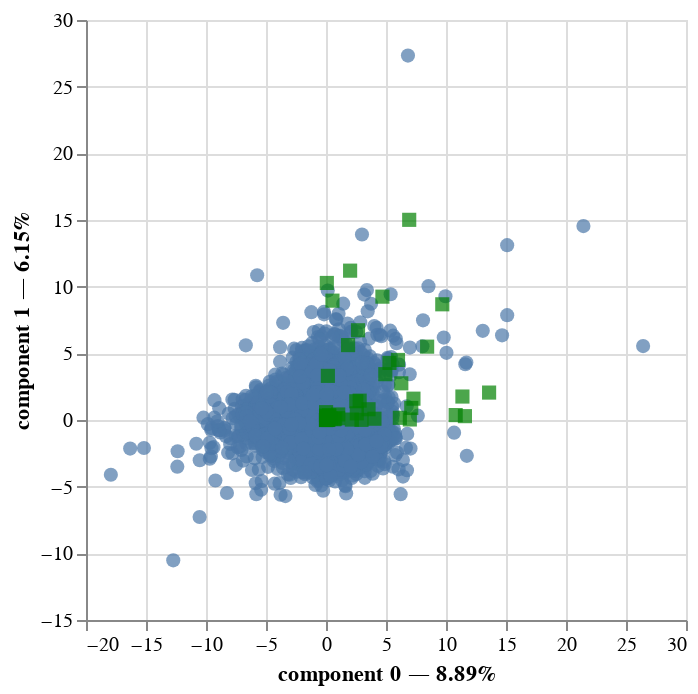

Write notebook code for a chart like this one.
### Code cell
#--------- cat as categorical num as scaled---> X_train_famd
# FAMD for X_train_scaled
import altair as alt
alt.data_transformers.enable('vegafusion')

X_train_famd=X_train_scaled
X_train_famd[c_names] = X_train_famd[c_names].astype('category')

import prince

famd=prince.FAMD(n_components=30)
famd_comp=famd.fit_transform(X_train_famd)

famd_comp.head()

famd.eigenvalues_summary

famd.plot(
    X_train_famd,
    x_component=0,
    y_component=1
)

### Figure 1 — Vega specification as saved in the notebook (floating-point values rounded to 4 significant figures; data arrays with more than 128 entries replaced by an {"elided": "..."} marker saying what was removed)
{"$schema": "https://vega.github.io/schema/vega/v5.json", "data": [{"name": "param_1_store"}, {"name": "source_0", "values": {"elided": "5455 records"}}, {"name": "source_1", "values": [{"component 0": 11.37, "component 1": 1.759, "variable": " ROA(C) before interest and depreciation before interest"}, {"component 0": 3.545, "component 1": 0.8073, "variable": " Operating Gross Margin"}, {"component 0": 0.04819, "component 1": 0.04287, "variable": " Operating Profit Rate"}, {"component 0": 0.04448, "component 1": 0.02904, "variable": " Non-industry income and expenditure/revenue"}, {"component 0": 0.002431, "component 1": 0.3423, "variable": " Operating Expense Rate"}, {"component 0": 0.1515, "component 1": 0.1169, "variable": " Research and development expense rate"}, {"component 0": 5.288, "component 1": 4.283, "variable": " Cash flow rate"}, {"component 0": 0.07243, "component 1": 0.02857, "variable": " Interest-bearing debt interest rate"}, {"component 0": 1.007, "component 1": 0.1364, "variable": " Tax rate (A)"}, {"component 0": 7.105, "component 1": 0.9023, "variable": " Net Value Per Share (B)"}, {"component 0": 10.81, "component 1": 0.3677, "variable": " Persistent EPS in the Last Four Seasons"}, {"component 0": 6.276, "component 1": 2.751, "variable": " Cash Flow Per Share"}, {"component 0": 0.03947, "component 1": 0.1009, "variable": " Revenue Per Share (Yuan ¥)"}, {"component 0": 0.005007, "component 1": 0.2493, "variable": " Realized Sales Gross Profit Growth Rate"}, {"component 0": 0.05417, "component 1": 0.01804, "variable": " Operating Profit Growth Rate"}, {"component 0": 0.1994, "component 1": 0.0003326, "variable": " After-tax Net Profit Growth Rate"}, {"component 0": 0.01654, "component 1": 0.003632, "variable": " Continuous Net Profit Growth Rate"}, {"component 0": 0.006426, "component 1": 0.5879, "variable": " Total Asset Growth Rate"}, {"component 0": 0.1357, "component 1": 0.05341, "variable": " Net Value Growth Rate"}, {"component 0": 0.0364, "component 1": 0.0887, "variable": " Total Asset Return Growth Rate Ratio"}, {"component 0": 4.942, "component 1": 3.437, "variable": " Cash Reinvestment %"}, {"component 0": 0.03075, "component 1": 0.03717, "variable": " Current Ratio"}, {"component 0": 0.02909, "component 1": 0.01633, "variable": " Quick Ratio"}, {"component 0": 0.009332, "component 1": 0.005512, "variable": " Interest Expense Ratio"}, {"component 0": 0.1977, "component 1": 0.2037, "variable": " Total debt/Total net worth"}, {"component 0": 5.999, "component 1": 4.505, "variable": " Debt ratio %"}, {"component 0": 0.2807, "component 1": 0.3229, "variable": " Long-term fund suitability ratio (A)"}, {"component 0": 2.804, "component 1": 1.452, "variable": " Borrowing dependency"}, {"component 0": 0.6813, "component 1": 0.05485, "variable": " Contingent liabilities/Net worth"}, {"component 0": 0.5372, "component 1": 8.952, "variable": " Inventory and accounts receivable/Net value"}, {"component 0": 2.01, "component 1": 11.2, "variable": " Total Asset Turnover"}, {"component 0": 0.01952, "component 1": 0.0003987, "variable": " Accounts Receivable Turnover"}, {"component 0": 0.001304, "component 1": 0.01377, "variable": " Average Collection Days"}, {"component 0": 0.06725, "component 1": 0.1083, "variable": " Inventory Turnover Rate (times)"}, {"component 0": 1.84, "component 1": 5.617, "variable": " Fixed Assets Turnover Frequency"}, {"component 0": 0.06926, "component 1": 10.28, "variable": " Net Worth Turnover Rate (times)"}, {"component 0": 0.05147, "component 1": 0.01905, "variable": " Revenue per person"}, {"component 0": 2.156, "component 1": 0.03056, "variable": " Operating profit per person"}, {"component 0": 0.01439, "component 1": 0.1015, "variable": " Allocation rate per person"}, {"component 0": 13.59, "component 1": 2.057, "variable": " Working Capital to Total Assets"}, {"component 0": 9.69, "component 1": 8.678, "variable": " Quick Assets/Total Assets"}, {"component 0": 6.934, "component 1": 15.01, "variable": " Current Assets/Total Assets"}, {"component 0": 11.58, "component 1": 0.2887, "variable": " Cash/Total Assets"}, {"component 0": 0.07247, "component 1": 0.04054, "variable": " Quick Assets/Current Liability"}, {"component 0": 0.1275, "component 1": 0.003945, "variable": " Cash/Current Liability"}, {"component 0": 0.0008163, "component 1": 2.138e-05, "variable": " Inventory/Working Capital"}, {"component 0": 0.003826, "component 1": 0.007822, "variable": " Inventory/Current Liability"}, {"component 0": 2.669, "component 1": 6.73, "variable": " Current Liabilities/Liability"}, {"component 0": 2.565, "component 1": 0.5004, "variable": " Working Capital/Equity"}, {"component 0": 0.02604, "component 1": 0.04354, "variable": " Long-term Liability to Current Assets"}, {"component 0": 7.287, "component 1": 1.6, "variable": " Retained Earnings to Total Assets"}, {"component 0": 0.004704, "component 1": 0.04682, "variable": " Total income/Total expense"}, {"component 0": 0.1576, "component 1": 3.311, "variable": " Total expense/Assets"}, {"component 0": 0.2562, "component 1": 0.3564, "variable": " Current Asset Turnover Rate"}, {"component 0": 1.017, "component 1": 0.4158, "variable": " Quick Asset Turnover Rate"}, {"component 0": 0.09566, "component 1": 0.003985, "variable": " Working capitcal Turnover Rate"}, {"component 0": 0.7627, "component 1": 0.09788, "variable": " Cash Turnover Rate"}, {"component 0": 4.702, "component 1": 9.25, "variable": " Fixed Assets to Assets"}, {"component 0": 6.986, "component 1": 0.04011, "variable": " Cash Flow to Total Assets"}, {"component 0": 4.038, "component 1": 0.09596, "variable": " Cash Flow to Liability"}, {"component 0": 8.427, "component 1": 5.5, "variable": " CFO to Assets"}, {"component 0": 2.958, "component 1": 0.01002, "variable": " Cash Flow to Equity"}, {"component 0": 6.154, "component 1": 0.1627, "variable": " Current Liability to Current Assets"}, {"component 0": 0.07755, "component 1": 0.289, "variable": " Total assets to GNP price"}, {"component 0": 0.03911, "component 1": 0.01414, "variable": " No-credit Interval"}, {"component 0": 0.03573, "component 1": 0.02074, "variable": " Degree of Financial Leverage (DFL)"}, {"component 0": 0.002247, "component 1": 0.006787, "variable": " Interest Coverage Ratio (Interest expense to EBIT)"}, {"component 0": 2.523, "component 1": 1.406, "variable": " Equity to Liability"}, {"component 0": 0.388, "component 1": 0.1177, "variable": " Liability-Assets Flag"}]}], "signals": [{"name": "unit", "value": {}, "on": [{"events": "pointermove", "update": "isTuple(group()) ? group() : unit"}]}, {"name": "param_1", "update": "vlSelectionResolve(\"param_1_store\", \"union\")"}, {"name": "param_1_component_0", "on": [{"events": [{"source": "view", "type": "dblclick"}], "update": "null"}, {"events": {"signal": "param_1_translate_delta"}, "update": "panLinear(param_1_translate_anchor.extent_x, -param_1_translate_delta.x / width)"}, {"events": {"signal": "param_1_zoom_delta"}, "update": "zoomLinear(domain(\"x\"), param_1_zoom_anchor.x, param_1_zoom_delta)"}]}, {"name": "param_1_component_1", "on": [{"events": [{"source": "view", "type": "dblclick"}], "update": "null"}, {"events": {"signal": "param_1_translate_delta"}, "update": "panLinear(param_1_translate_anchor.extent_y, param_1_translate_delta.y / height)"}, {"events": {"signal": "param_1_zoom_delta"}, "update": "zoomLinear(domain(\"y\"), param_1_zoom_anchor.y, param_1_zoom_delta)"}]}, {"name": "param_1_tuple", "on": [{"events": [{"signal": "param_1_component_0 || param_1_component_1"}], "update": "param_1_component_0 && param_1_component_1 ? {unit: \"view_1\", fields: param_1_tuple_fields, values: [param_1_component_0,param_1_component_1]} : null"}]}, {"name": "param_1_tuple_fields", "value": [{"field": "component 0", "channel": "x", "type": "R"}, {"field": "component 1", "channel": "y", "type": "R"}]}, {"name": "param_1_translate_anchor", "value": {}, "on": [{"events": [{"source": "scope", "type": "pointerdown"}], "update": "{x: x(unit), y: y(unit), extent_x: domain(\"x\"), extent_y: domain(\"y\")}"}]}, {"name": "param_1_translate_delta", "value": {}, "on": [{"events": [{"source": "window", "between": [{"source": "scope", "type": "pointerdown"}, {"source": "window", "type": "pointerup"}], "type": "pointermove", "consume": true}], "update": "{x: param_1_translate_anchor.x - x(unit), y: param_1_translate_anchor.y - y(unit)}"}]}, {"name": "param_1_zoom_anchor", "on": [{"events": [{"source": "scope", "consume": true, "type": "wheel"}], "update": "{x: invert(\"x\", x(unit)), y: invert(\"y\", y(unit))}"}]}, {"name": "param_1_zoom_delta", "on": [{"events": [{"source": "scope", "consume": true, "type": "wheel"}], "update": "pow(1.001, event.deltaY * pow(16, event.deltaMode))", "force": true}]}, {"name": "param_1_modify", "on": [{"events": {"signal": "param_1_tuple"}, "update": "modify(\"param_1_store\", param_1_tuple, true)"}]}], "marks": [{"type": "symbol", "name": "view_1_marks", "from": {"data": "source_0"}, "encode": {"update": {"y": {"field": "component 1", "scale": "y"}, "size": {"value": 50}, "opacity": {"value": 0.7}, "fill": {"value": "#4c78a8"}, "x": {"field": "component 0", "scale": "x"}, "tooltip": {"signal": "{\"index\": format(datum[\"index\"], \"\"), \"component 0\": format(datum[\"component 0\"], \"\"), \"component 1\": format(datum[\"component 1\"], \"\")}"}, "shape": {"value": "circle"}}}, "clip": true, "style": ["circle"], "interactive": true}, {"type": "symbol", "name": "layer_1_marks", "from": {"data": "source_1"}, "encode": {"update": {"size": {"value": 50}, "opacity": {"value": 0.7}, "shape": {"value": "square"}, "x": {"field": "component 0", "scale": "x"}, "fill": {"value": "green"}, "tooltip": {"signal": "{\"variable\": isValid(datum[\"variable\"]) ? datum[\"variable\"] : \"\"+datum[\"variable\"]}"}, "y": {"field": "component 1", "scale": "y"}}}, "style": ["square"], "interactive": true, "clip": true}], "scales": [{"name": "x", "type": "linear", "domain": {"fields": [{"data": "source_0", "field": "component 0"}, {"data": "source_1", "field": "component 0"}]}, "range": [0, {"signal": "width"}], "domainRaw": {"signal": "param_1[\"component 0\"]"}, "nice": true, "zero": false}, {"name": "y", "type": "linear", "domain": {"fields": [{"data": "source_0", "field": "component 1"}, {"data": "source_1", "field": "component 1"}]}, "range": [{"signal": "height"}, 0], "zero": false, "nice": true, "domainRaw": {"signal": "param_1[\"component 1\"]"}}], "axes": [{"scale": "x", "grid": true, "minExtent": 0, "zindex": 0, "gridScale": "y", "tickCount": {"signal": "ceil(width/40)"}, "labels": false, "maxExtent": 0, "aria": false, "orient": "bottom", "ticks": false, "domain": false}, {"scale": "y", "minExtent": 0, "labels": false, "ticks": false, "gridScale": "x", "tickCount": {"signal": "ceil(height/40)"}, "aria": false, "zindex": 0, "domain": false, "orient": "left", "grid": true, "maxExtent": 0}, {"scale": "x", "zindex": 0, "orient": "bottom", "grid": false, "labelFlush": true, "labelOverlap": true, "title": "component 0 — 8.89%", "tickCount": {"signal": "ceil(width/40)"}}, {"scale": "y", "title": "component 1 — 6.15%", "grid": false, "tickCount": {"signal": "ceil(height/40)"}, "zindex": 0, "labelOverlap": true, "orient": "left"}], "height": 300, "style": "cell", "padding": 5, "width": 300, "background": "white"}
